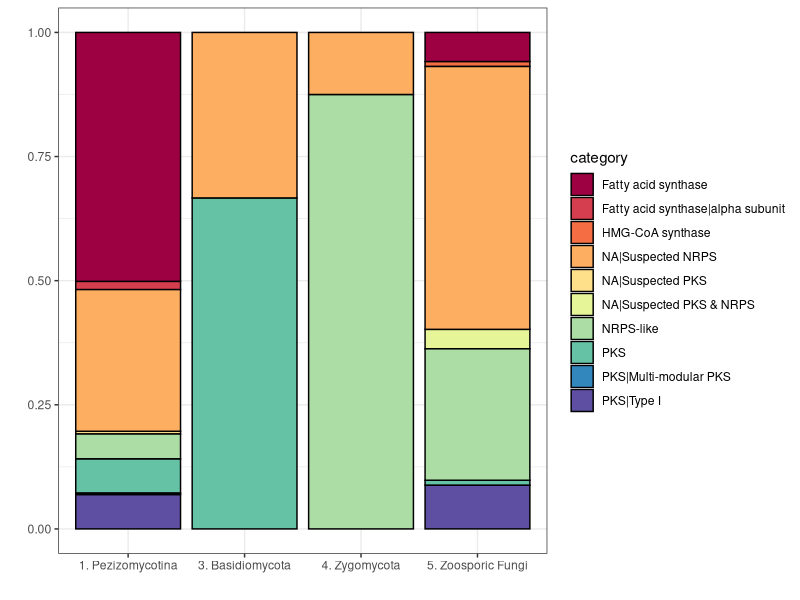

This figure's R source:
library(ggplot2)

dat <- read.table("Unclassified_Breakdown.txt", header=T, sep='\t')

pdf("Unclassified_Breakdown.pdf", height=5, width=10)
ggplot(dat, aes(x=clade, y=count, fill=category)) + geom_bar(stat='identity', color='black', position='fill') + theme_bw() + xlab("") + ylab("") + scale_fill_brewer(palette='Spectral')
dev.off()
